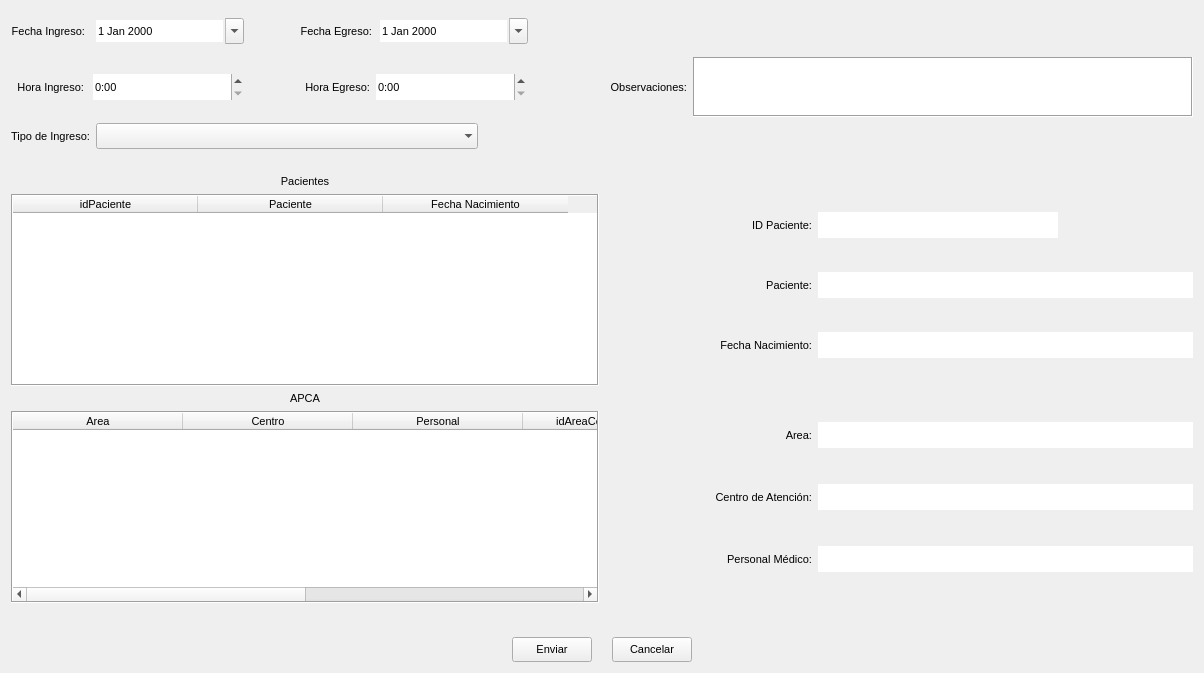
<?xml version="1.0" encoding="UTF-8"?>
<ui version="4.0">
 <class>FormIngresoDetalle</class>
 <widget class="QWidget" name="FormIngresoDetalle">
  <property name="geometry">
   <rect>
    <x>0</x>
    <y>0</y>
    <width>1223</width>
    <height>704</height>
   </rect>
  </property>
  <property name="sizePolicy">
   <sizepolicy hsizetype="Fixed" vsizetype="Fixed">
    <horstretch>0</horstretch>
    <verstretch>0</verstretch>
   </sizepolicy>
  </property>
  <property name="maximumSize">
   <size>
    <width>1223</width>
    <height>16777215</height>
   </size>
  </property>
  <property name="font">
   <font>
    <pointsize>8</pointsize>
   </font>
  </property>
  <property name="windowTitle">
   <string>Nuevo ingreso</string>
  </property>
  <layout class="QVBoxLayout" name="verticalLayout_3">
   <property name="sizeConstraint">
    <enum>QLayout::SetFixedSize</enum>
   </property>
   <item>
    <layout class="QVBoxLayout" name="verticalLayout">
     <property name="sizeConstraint">
      <enum>QLayout::SetFixedSize</enum>
     </property>
     <property name="bottomMargin">
      <number>0</number>
     </property>
     <item>
      <layout class="QHBoxLayout" name="horizontalLayout">
       <property name="sizeConstraint">
        <enum>QLayout::SetFixedSize</enum>
       </property>
       <property name="bottomMargin">
        <number>0</number>
       </property>
       <item>
        <layout class="QHBoxLayout" name="horizontalLayout_7">
         <property name="sizeConstraint">
          <enum>QLayout::SetFixedSize</enum>
         </property>
         <item>
          <widget class="QLabel" name="lblFechaIngreso">
           <property name="maximumSize">
            <size>
             <width>150</width>
             <height>26</height>
            </size>
           </property>
           <property name="sizeIncrement">
            <size>
             <width>0</width>
             <height>0</height>
            </size>
           </property>
           <property name="text">
            <string>Fecha Ingreso: </string>
           </property>
           <property name="alignment">
            <set>Qt::AlignRight|Qt::AlignTrailing|Qt::AlignVCenter</set>
           </property>
          </widget>
         </item>
         <item>
          <widget class="QDateEdit" name="fechaIngreso">
           <property name="minimumSize">
            <size>
             <width>150</width>
             <height>26</height>
            </size>
           </property>
           <property name="maximumSize">
            <size>
             <width>16777215</width>
             <height>26</height>
            </size>
           </property>
           <property name="frame">
            <bool>false</bool>
           </property>
           <property name="calendarPopup">
            <bool>true</bool>
           </property>
          </widget>
         </item>
         <item>
          <spacer name="verticalSpacer_2">
           <property name="orientation">
            <enum>Qt::Vertical</enum>
           </property>
           <property name="sizeType">
            <enum>QSizePolicy::Fixed</enum>
           </property>
           <property name="sizeHint" stdset="0">
            <size>
             <width>50</width>
             <height>40</height>
            </size>
           </property>
          </spacer>
         </item>
         <item>
          <widget class="QLabel" name="lblFechaEgreso">
           <property name="maximumSize">
            <size>
             <width>157</width>
             <height>26</height>
            </size>
           </property>
           <property name="sizeIncrement">
            <size>
             <width>0</width>
             <height>0</height>
            </size>
           </property>
           <property name="text">
            <string>Fecha Egreso:</string>
           </property>
           <property name="alignment">
            <set>Qt::AlignRight|Qt::AlignTrailing|Qt::AlignVCenter</set>
           </property>
          </widget>
         </item>
         <item>
          <widget class="QDateEdit" name="fechaEgreso">
           <property name="minimumSize">
            <size>
             <width>150</width>
             <height>26</height>
            </size>
           </property>
           <property name="maximumSize">
            <size>
             <width>16777215</width>
             <height>26</height>
            </size>
           </property>
           <property name="frame">
            <bool>false</bool>
           </property>
           <property name="calendarPopup">
            <bool>true</bool>
           </property>
          </widget>
         </item>
         <item>
          <layout class="QHBoxLayout" name="horizontalLayout_4">
           <property name="spacing">
            <number>0</number>
           </property>
           <property name="sizeConstraint">
            <enum>QLayout::SetFixedSize</enum>
           </property>
           <property name="topMargin">
            <number>0</number>
           </property>
           <property name="bottomMargin">
            <number>0</number>
           </property>
          </layout>
         </item>
         <item>
          <spacer name="horizontalSpacer">
           <property name="orientation">
            <enum>Qt::Horizontal</enum>
           </property>
           <property name="sizeType">
            <enum>QSizePolicy::Fixed</enum>
           </property>
           <property name="sizeHint" stdset="0">
            <size>
             <width>665</width>
             <height>20</height>
            </size>
           </property>
          </spacer>
         </item>
        </layout>
       </item>
      </layout>
     </item>
     <item>
      <layout class="QHBoxLayout" name="horizontalLayout_12">
       <property name="sizeConstraint">
        <enum>QLayout::SetFixedSize</enum>
       </property>
       <item>
        <layout class="QHBoxLayout" name="horizontalLayout_15">
         <property name="sizeConstraint">
          <enum>QLayout::SetFixedSize</enum>
         </property>
         <item>
          <widget class="QLabel" name="lblHoraIngreso">
           <property name="maximumSize">
            <size>
             <width>150</width>
             <height>26</height>
            </size>
           </property>
           <property name="text">
            <string>  Hora Ingreso: </string>
           </property>
           <property name="alignment">
            <set>Qt::AlignRight|Qt::AlignTrailing|Qt::AlignVCenter</set>
           </property>
          </widget>
         </item>
         <item>
          <widget class="QTimeEdit" name="horaIngreso">
           <property name="minimumSize">
            <size>
             <width>150</width>
             <height>0</height>
            </size>
           </property>
           <property name="maximumSize">
            <size>
             <width>16777215</width>
             <height>26</height>
            </size>
           </property>
           <property name="frame">
            <bool>false</bool>
           </property>
           <property name="displayFormat">
            <string>h:mm </string>
           </property>
          </widget>
         </item>
         <item>
          <spacer name="verticalSpacer_3">
           <property name="orientation">
            <enum>Qt::Vertical</enum>
           </property>
           <property name="sizeType">
            <enum>QSizePolicy::Fixed</enum>
           </property>
           <property name="sizeHint" stdset="0">
            <size>
             <width>50</width>
             <height>40</height>
            </size>
           </property>
          </spacer>
         </item>
         <item>
          <widget class="QLabel" name="lblHoraEgreso">
           <property name="maximumSize">
            <size>
             <width>150</width>
             <height>26</height>
            </size>
           </property>
           <property name="text">
            <string>  Hora Egreso:</string>
           </property>
           <property name="alignment">
            <set>Qt::AlignRight|Qt::AlignTrailing|Qt::AlignVCenter</set>
           </property>
          </widget>
         </item>
         <item>
          <widget class="QTimeEdit" name="horaEgreso">
           <property name="enabled">
            <bool>true</bool>
           </property>
           <property name="minimumSize">
            <size>
             <width>150</width>
             <height>0</height>
            </size>
           </property>
           <property name="maximumSize">
            <size>
             <width>16777215</width>
             <height>26</height>
            </size>
           </property>
           <property name="frame">
            <bool>false</bool>
           </property>
           <property name="displayFormat">
            <string>h:mm </string>
           </property>
          </widget>
         </item>
        </layout>
       </item>
       <item>
        <layout class="QHBoxLayout" name="horizontalLayout_13">
         <property name="leftMargin">
          <number>10</number>
         </property>
         <property name="bottomMargin">
          <number>0</number>
         </property>
         <item>
          <widget class="QLabel" name="lblObservaciones">
           <property name="maximumSize">
            <size>
             <width>150</width>
             <height>26</height>
            </size>
           </property>
           <property name="text">
            <string>Observaciones:</string>
           </property>
           <property name="alignment">
            <set>Qt::AlignRight|Qt::AlignTrailing|Qt::AlignVCenter</set>
           </property>
          </widget>
         </item>
         <item>
          <widget class="QPlainTextEdit" name="txtObservaciones">
           <property name="maximumSize">
            <size>
             <width>500</width>
             <height>60</height>
            </size>
           </property>
           <property name="frameShape">
            <enum>QFrame::Box</enum>
           </property>
          </widget>
         </item>
        </layout>
       </item>
      </layout>
     </item>
     <item>
      <layout class="QHBoxLayout" name="horizontalLayout_5">
       <property name="sizeConstraint">
        <enum>QLayout::SetDefaultConstraint</enum>
       </property>
       <property name="bottomMargin">
        <number>0</number>
       </property>
       <item>
        <widget class="QLabel" name="lblTipoIngreso">
         <property name="minimumSize">
          <size>
           <width>0</width>
           <height>26</height>
          </size>
         </property>
         <property name="maximumSize">
          <size>
           <width>16777215</width>
           <height>26</height>
          </size>
         </property>
         <property name="text">
          <string>Tipo de Ingreso:</string>
         </property>
         <property name="alignment">
          <set>Qt::AlignRight|Qt::AlignTrailing|Qt::AlignVCenter</set>
         </property>
        </widget>
       </item>
       <item>
        <widget class="QComboBox" name="cmbTipoIngreso">
         <property name="minimumSize">
          <size>
           <width>382</width>
           <height>0</height>
          </size>
         </property>
         <property name="maximumSize">
          <size>
           <width>500</width>
           <height>26</height>
          </size>
         </property>
         <property name="editable">
          <bool>false</bool>
         </property>
         <property name="frame">
          <bool>false</bool>
         </property>
        </widget>
       </item>
       <item>
        <spacer name="horizontalSpacer_3">
         <property name="orientation">
          <enum>Qt::Horizontal</enum>
         </property>
         <property name="sizeHint" stdset="0">
          <size>
           <width>49</width>
           <height>20</height>
          </size>
         </property>
        </spacer>
       </item>
      </layout>
     </item>
    </layout>
   </item>
   <item>
    <spacer name="horizontalSpacer_2">
     <property name="orientation">
      <enum>Qt::Horizontal</enum>
     </property>
     <property name="sizeHint" stdset="0">
      <size>
       <width>26</width>
       <height>20</height>
      </size>
     </property>
    </spacer>
   </item>
   <item>
    <layout class="QVBoxLayout" name="verticalLayout_2">
     <property name="sizeConstraint">
      <enum>QLayout::SetFixedSize</enum>
     </property>
     <property name="bottomMargin">
      <number>0</number>
     </property>
     <item>
      <layout class="QHBoxLayout" name="horizontalLayout_19">
       <property name="topMargin">
        <number>0</number>
       </property>
       <property name="rightMargin">
        <number>0</number>
       </property>
       <item>
        <layout class="QVBoxLayout" name="verticalLayout_8">
         <property name="sizeConstraint">
          <enum>QLayout::SetFixedSize</enum>
         </property>
         <property name="rightMargin">
          <number>0</number>
         </property>
         <property name="bottomMargin">
          <number>0</number>
         </property>
         <item>
          <widget class="QLabel" name="lblPacientes">
           <property name="text">
            <string>Pacientes</string>
           </property>
           <property name="alignment">
            <set>Qt::AlignCenter</set>
           </property>
          </widget>
         </item>
         <item>
          <widget class="QTableWidget" name="tblPacientes">
           <property name="minimumSize">
            <size>
             <width>500</width>
             <height>0</height>
            </size>
           </property>
           <property name="maximumSize">
            <size>
             <width>5000</width>
             <height>400</height>
            </size>
           </property>
           <property name="font">
            <font>
             <pointsize>8</pointsize>
            </font>
           </property>
           <property name="frameShape">
            <enum>QFrame::Box</enum>
           </property>
           <property name="frameShadow">
            <enum>QFrame::Sunken</enum>
           </property>
           <property name="selectionMode">
            <enum>QAbstractItemView::SingleSelection</enum>
           </property>
           <property name="selectionBehavior">
            <enum>QAbstractItemView::SelectRows</enum>
           </property>
           <property name="gridStyle">
            <enum>Qt::SolidLine</enum>
           </property>
           <property name="cornerButtonEnabled">
            <bool>false</bool>
           </property>
           <attribute name="horizontalHeaderDefaultSectionSize">
            <number>185</number>
           </attribute>
           <attribute name="horizontalHeaderHighlightSections">
            <bool>false</bool>
           </attribute>
           <attribute name="horizontalHeaderMinimumSectionSize">
            <number>100</number>
           </attribute>
           <attribute name="verticalHeaderVisible">
            <bool>false</bool>
           </attribute>
           <attribute name="verticalHeaderHighlightSections">
            <bool>false</bool>
           </attribute>
           <column>
            <property name="text">
             <string>idPaciente</string>
            </property>
           </column>
           <column>
            <property name="text">
             <string>Paciente</string>
            </property>
           </column>
           <column>
            <property name="text">
             <string>Fecha Nacimiento</string>
            </property>
           </column>
          </widget>
         </item>
        </layout>
       </item>
       <item>
        <layout class="QHBoxLayout" name="horizontalLayout_3"/>
       </item>
       <item>
        <layout class="QVBoxLayout" name="verticalLayout_11">
         <property name="topMargin">
          <number>9</number>
         </property>
         <item>
          <layout class="QHBoxLayout" name="horizontalLayout_21">
           <property name="topMargin">
            <number>0</number>
           </property>
           <item>
            <widget class="QLabel" name="lblIDPaciente">
             <property name="maximumSize">
              <size>
               <width>16777215</width>
               <height>26</height>
              </size>
             </property>
             <property name="text">
              <string>ID Paciente:</string>
             </property>
             <property name="alignment">
              <set>Qt::AlignRight|Qt::AlignTrailing|Qt::AlignVCenter</set>
             </property>
            </widget>
           </item>
           <item>
            <widget class="QTextEdit" name="txtIDPaciente">
             <property name="maximumSize">
              <size>
               <width>240</width>
               <height>26</height>
              </size>
             </property>
             <property name="frameShape">
              <enum>QFrame::NoFrame</enum>
             </property>
             <property name="readOnly">
              <bool>true</bool>
             </property>
            </widget>
           </item>
           <item>
            <spacer name="horizontalSpacer_6">
             <property name="orientation">
              <enum>Qt::Horizontal</enum>
             </property>
             <property name="sizeType">
              <enum>QSizePolicy::Fixed</enum>
             </property>
             <property name="sizeHint" stdset="0">
              <size>
               <width>135</width>
               <height>5</height>
              </size>
             </property>
            </spacer>
           </item>
          </layout>
         </item>
         <item>
          <layout class="QHBoxLayout" name="horizontalLayout_22">
           <property name="topMargin">
            <number>0</number>
           </property>
           <item>
            <widget class="QLabel" name="lblCentroAtencion">
             <property name="maximumSize">
              <size>
               <width>16777215</width>
               <height>26</height>
              </size>
             </property>
             <property name="text">
              <string>Paciente:</string>
             </property>
             <property name="alignment">
              <set>Qt::AlignRight|Qt::AlignTrailing|Qt::AlignVCenter</set>
             </property>
            </widget>
           </item>
           <item>
            <widget class="QTextEdit" name="txtPacienteNombre">
             <property name="maximumSize">
              <size>
               <width>375</width>
               <height>26</height>
              </size>
             </property>
             <property name="frameShape">
              <enum>QFrame::NoFrame</enum>
             </property>
             <property name="readOnly">
              <bool>true</bool>
             </property>
            </widget>
           </item>
          </layout>
         </item>
         <item>
          <layout class="QHBoxLayout" name="horizontalLayout_23">
           <property name="topMargin">
            <number>0</number>
           </property>
           <item>
            <widget class="QLabel" name="lblFechaNacimiento">
             <property name="maximumSize">
              <size>
               <width>16777215</width>
               <height>26</height>
              </size>
             </property>
             <property name="text">
              <string>Fecha Nacimiento:</string>
             </property>
             <property name="alignment">
              <set>Qt::AlignRight|Qt::AlignTrailing|Qt::AlignVCenter</set>
             </property>
            </widget>
           </item>
           <item>
            <widget class="QTextEdit" name="txtFechaNacimiento">
             <property name="maximumSize">
              <size>
               <width>375</width>
               <height>26</height>
              </size>
             </property>
             <property name="frameShape">
              <enum>QFrame::NoFrame</enum>
             </property>
             <property name="readOnly">
              <bool>true</bool>
             </property>
            </widget>
           </item>
          </layout>
         </item>
        </layout>
       </item>
       <item>
        <layout class="QVBoxLayout" name="verticalLayout_7">
         <property name="topMargin">
          <number>50</number>
         </property>
        </layout>
       </item>
      </layout>
     </item>
     <item>
      <layout class="QHBoxLayout" name="horizontalLayout_18">
       <property name="topMargin">
        <number>0</number>
       </property>
       <item>
        <layout class="QVBoxLayout" name="verticalLayout_4">
         <item>
          <widget class="QLabel" name="lblAPCA">
           <property name="text">
            <string>APCA</string>
           </property>
           <property name="alignment">
            <set>Qt::AlignCenter</set>
           </property>
          </widget>
         </item>
         <item>
          <widget class="QTableWidget" name="tblAPCA">
           <property name="minimumSize">
            <size>
             <width>500</width>
             <height>0</height>
            </size>
           </property>
           <property name="maximumSize">
            <size>
             <width>5000</width>
             <height>400</height>
            </size>
           </property>
           <property name="font">
            <font>
             <pointsize>8</pointsize>
            </font>
           </property>
           <property name="frameShape">
            <enum>QFrame::Box</enum>
           </property>
           <property name="selectionMode">
            <enum>QAbstractItemView::SingleSelection</enum>
           </property>
           <property name="selectionBehavior">
            <enum>QAbstractItemView::SelectRows</enum>
           </property>
           <property name="cornerButtonEnabled">
            <bool>false</bool>
           </property>
           <attribute name="horizontalHeaderDefaultSectionSize">
            <number>170</number>
           </attribute>
           <attribute name="horizontalHeaderHighlightSections">
            <bool>false</bool>
           </attribute>
           <attribute name="verticalHeaderVisible">
            <bool>false</bool>
           </attribute>
           <attribute name="verticalHeaderHighlightSections">
            <bool>false</bool>
           </attribute>
           <column>
            <property name="text">
             <string>Area</string>
            </property>
           </column>
           <column>
            <property name="text">
             <string>Centro</string>
            </property>
           </column>
           <column>
            <property name="text">
             <string>Personal</string>
            </property>
           </column>
           <column>
            <property name="text">
             <string>idAreaCentroEspacio</string>
            </property>
           </column>
           <column>
            <property name="text">
             <string>idAsignacionPersonalCentroArea</string>
            </property>
           </column>
           <column>
            <property name="text">
             <string>idTurno</string>
            </property>
           </column>
          </widget>
         </item>
        </layout>
       </item>
       <item>
        <layout class="QVBoxLayout" name="verticalLayout_10">
         <property name="topMargin">
          <number>0</number>
         </property>
         <item>
          <layout class="QHBoxLayout" name="horizontalLayout_17">
           <property name="topMargin">
            <number>0</number>
           </property>
           <item>
            <widget class="QLabel" name="lblArea">
             <property name="maximumSize">
              <size>
               <width>16777215</width>
               <height>26</height>
              </size>
             </property>
             <property name="text">
              <string>Area:</string>
             </property>
             <property name="alignment">
              <set>Qt::AlignRight|Qt::AlignTrailing|Qt::AlignVCenter</set>
             </property>
            </widget>
           </item>
           <item>
            <widget class="QTextEdit" name="txtArea">
             <property name="maximumSize">
              <size>
               <width>375</width>
               <height>26</height>
              </size>
             </property>
             <property name="frameShape">
              <enum>QFrame::NoFrame</enum>
             </property>
             <property name="readOnly">
              <bool>true</bool>
             </property>
            </widget>
           </item>
          </layout>
         </item>
         <item>
          <layout class="QHBoxLayout" name="horizontalLayout_11">
           <property name="topMargin">
            <number>0</number>
           </property>
           <item>
            <widget class="QLabel" name="lblCentroatencion">
             <property name="maximumSize">
              <size>
               <width>16777215</width>
               <height>26</height>
              </size>
             </property>
             <property name="text">
              <string>Centro de Atención:</string>
             </property>
             <property name="alignment">
              <set>Qt::AlignRight|Qt::AlignTrailing|Qt::AlignVCenter</set>
             </property>
            </widget>
           </item>
           <item>
            <widget class="QTextEdit" name="txtCentroAtencion">
             <property name="maximumSize">
              <size>
               <width>375</width>
               <height>26</height>
              </size>
             </property>
             <property name="frameShape">
              <enum>QFrame::NoFrame</enum>
             </property>
             <property name="readOnly">
              <bool>true</bool>
             </property>
            </widget>
           </item>
          </layout>
         </item>
         <item>
          <layout class="QHBoxLayout" name="horizontalLayout_20">
           <property name="topMargin">
            <number>0</number>
           </property>
           <item>
            <widget class="QLabel" name="lblPersonal_2">
             <property name="maximumSize">
              <size>
               <width>16777215</width>
               <height>26</height>
              </size>
             </property>
             <property name="text">
              <string>Personal Médico:</string>
             </property>
             <property name="alignment">
              <set>Qt::AlignRight|Qt::AlignTrailing|Qt::AlignVCenter</set>
             </property>
            </widget>
           </item>
           <item>
            <widget class="QTextEdit" name="txtPeronal_2">
             <property name="maximumSize">
              <size>
               <width>375</width>
               <height>26</height>
              </size>
             </property>
             <property name="frameShape">
              <enum>QFrame::NoFrame</enum>
             </property>
             <property name="readOnly">
              <bool>true</bool>
             </property>
            </widget>
           </item>
          </layout>
         </item>
        </layout>
       </item>
       <item>
        <layout class="QVBoxLayout" name="verticalLayout_6">
         <property name="topMargin">
          <number>50</number>
         </property>
        </layout>
       </item>
      </layout>
     </item>
     <item>
      <spacer name="horizontalSpacer_12">
       <property name="orientation">
        <enum>Qt::Horizontal</enum>
       </property>
       <property name="sizeHint" stdset="0">
        <size>
         <width>40</width>
         <height>20</height>
        </size>
       </property>
      </spacer>
     </item>
     <item>
      <layout class="QHBoxLayout" name="horizontalLayout_2">
       <property name="spacing">
        <number>0</number>
       </property>
       <property name="sizeConstraint">
        <enum>QLayout::SetFixedSize</enum>
       </property>
       <property name="topMargin">
        <number>8</number>
       </property>
       <property name="bottomMargin">
        <number>0</number>
       </property>
       <item>
        <spacer name="horizontalSpacer_4">
         <property name="orientation">
          <enum>Qt::Horizontal</enum>
         </property>
         <property name="sizeHint" stdset="0">
          <size>
           <width>40</width>
           <height>20</height>
          </size>
         </property>
        </spacer>
       </item>
       <item>
        <widget class="QPushButton" name="btnEnviar">
         <property name="maximumSize">
          <size>
           <width>16777215</width>
           <height>25</height>
          </size>
         </property>
         <property name="text">
          <string>Enviar</string>
         </property>
        </widget>
       </item>
       <item>
        <spacer name="verticalSpacer">
         <property name="orientation">
          <enum>Qt::Vertical</enum>
         </property>
         <property name="sizeType">
          <enum>QSizePolicy::Fixed</enum>
         </property>
         <property name="sizeHint" stdset="0">
          <size>
           <width>20</width>
           <height>25</height>
          </size>
         </property>
        </spacer>
       </item>
       <item>
        <widget class="QPushButton" name="btnCancelar">
         <property name="maximumSize">
          <size>
           <width>16777215</width>
           <height>25</height>
          </size>
         </property>
         <property name="text">
          <string>Cancelar</string>
         </property>
        </widget>
       </item>
       <item>
        <spacer name="horizontalSpacer_5">
         <property name="orientation">
          <enum>Qt::Horizontal</enum>
         </property>
         <property name="sizeHint" stdset="0">
          <size>
           <width>40</width>
           <height>20</height>
          </size>
         </property>
        </spacer>
       </item>
      </layout>
     </item>
    </layout>
   </item>
  </layout>
 </widget>
 <resources/>
 <connections>
  <connection>
   <sender>tblPacientes</sender>
   <signal>itemSelectionChanged()</signal>
   <receiver>FormIngresoDetalle</receiver>
   <slot>show()</slot>
   <hints>
    <hint type="sourcelabel">
     <x>487</x>
     <y>326</y>
    </hint>
    <hint type="destinationlabel">
     <x>1</x>
     <y>221</y>
    </hint>
   </hints>
  </connection>
  <connection>
   <sender>tblAPCA</sender>
   <signal>itemSelectionChanged()</signal>
   <receiver>FormIngresoDetalle</receiver>
   <slot>show()</slot>
   <hints>
    <hint type="sourcelabel">
     <x>512</x>
     <y>524</y>
    </hint>
    <hint type="destinationlabel">
     <x>5</x>
     <y>465</y>
    </hint>
   </hints>
  </connection>
  <connection>
   <sender>btnEnviar</sender>
   <signal>clicked()</signal>
   <receiver>FormIngresoDetalle</receiver>
   <slot>show()</slot>
   <hints>
    <hint type="sourcelabel">
     <x>563</x>
     <y>693</y>
    </hint>
    <hint type="destinationlabel">
     <x>5</x>
     <y>614</y>
    </hint>
   </hints>
  </connection>
  <connection>
   <sender>btnCancelar</sender>
   <signal>clicked()</signal>
   <receiver>FormIngresoDetalle</receiver>
   <slot>close()</slot>
   <hints>
    <hint type="sourcelabel">
     <x>633</x>
     <y>685</y>
    </hint>
    <hint type="destinationlabel">
     <x>5</x>
     <y>670</y>
    </hint>
   </hints>
  </connection>
 </connections>
</ui>
